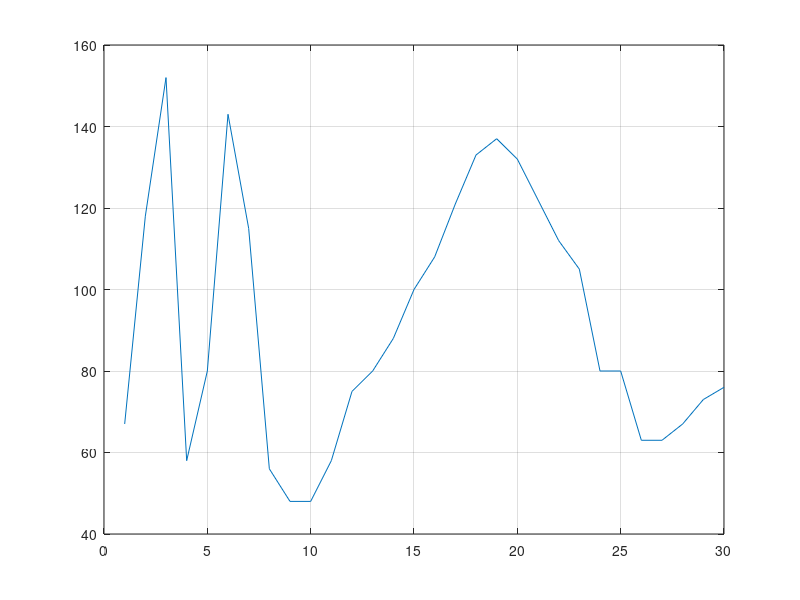

Reproduce this figure in MATLAB. (Note: this script raises an error after producing the figure.)
%Politely_Chaotic

Water_Level=[67;118;152;58;80;143;115;56;48;48;58;75;80;88;100;108;121;133;137;132;122;112;105;80;80;63;63;67;73;76;];

plot(Water_Level)
grid
%------- Send data to ThingSpeak -------
    for R = 1:length(Water_Level)
        thingSpeakWrite(ChannelID, Water_Level(R), 'WriteKey', 'WRITE_KEY_HERE')
        pause(15)
    end
